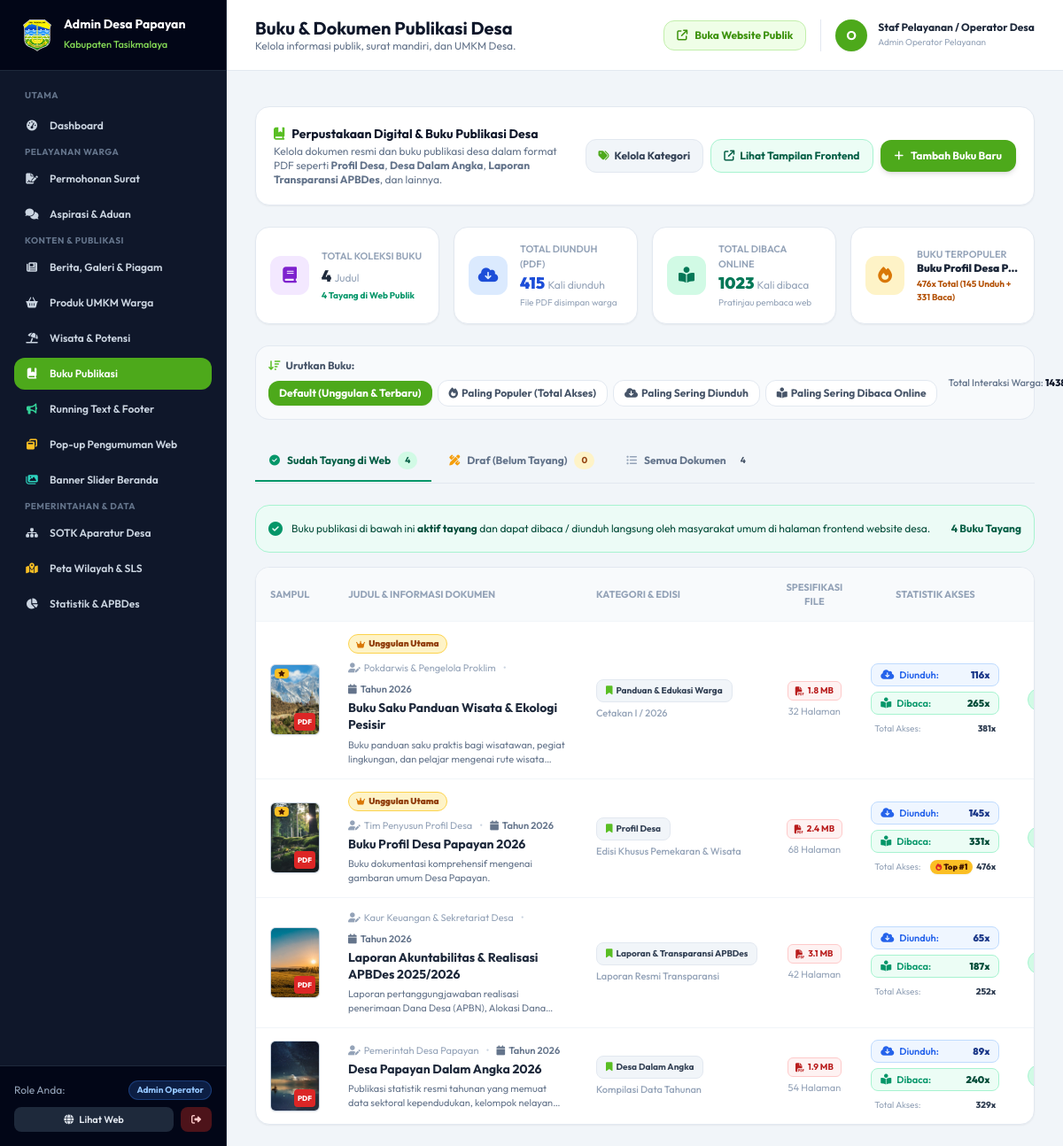
The page /admin/publikasi (signed in) on the database as committed earlier.
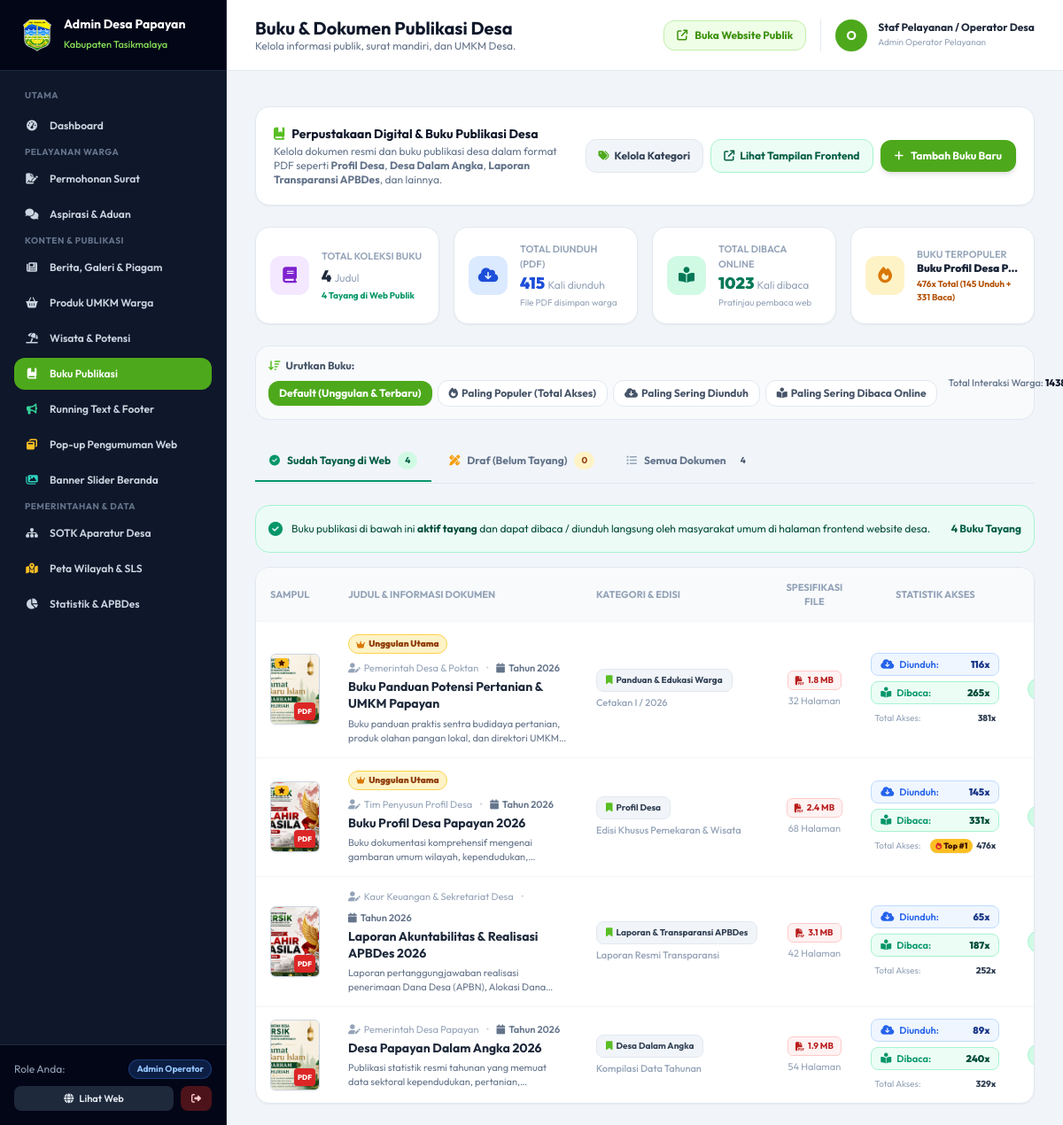
The same page on the database as committed later.
### tables this page shows
CREATE TABLE buku_publikasi (
        id INTEGER PRIMARY KEY AUTOINCREMENT,
        judul TEXT NOT NULL,
        kategori TEXT NOT NULL,
        penulis TEXT DEFAULT 'Pemerintah Desa',
        tahun TEXT DEFAULT '2026',
        edisi TEXT DEFAULT 'Edisi Tahunan',
        jumlah_halaman INTEGER DEFAULT 0,
        ukuran_file TEXT DEFAULT '0 MB',
        sinopsis TEXT,
        cover_buku TEXT,
        file_pdf TEXT NOT NULL,
        jumlah_unduh INTEGER DEFAULT 0,
        status TEXT DEFAULT 'Tayang',
        is_featured INTEGER DEFAULT 0,
        created_at TIMESTAMP DEFAULT CURRENT_TIMESTAMP
    , jumlah_baca INTEGER DEFAULT 0);

### app.py (the view)
@app.route('/admin/publikasi')
@login_required
def admin_publikasi():
    conn = get_db()
    cursor = conn.cursor()
    sort_by = request.args.get('sort', 'default')
    cursor.execute("SELECT * FROM buku_publikasi")
    raw_all = [dict(r) for r in cursor.fetchall()]
    for b in raw_all:
        b['jumlah_unduh'] = b.get('jumlah_unduh') or 0
        b['jumlah_baca'] = b.get('jumlah_baca') or 0
        b['total_akses'] = b['jumlah_unduh'] + b['jumlah_baca']
    if sort_by == 'terpopuler':
        raw_all.sort(key=lambda x: (x['total_akses'], x['id']), reverse=True)
    elif sort_by == 'unduh':
        raw_all.sort(key=lambda x: (x['jumlah_unduh'], x['id']), reverse=True)
    elif sort_by == 'baca':
        raw_all.sort(key=lambda x: (x['jumlah_baca'], x['id']), reverse=True)
    else:
        raw_all.sort(key=lambda x: (x.get('is_featured', 0), x['id']), reverse=True)
    tayang_list = [b for b in raw_all if b.get('status') == 'Tayang']
    draft_list = [b for b in raw_all if b.get('status') == 'Draft']
    semua_list = raw_all
    cursor.execute("SELECT * FROM kategori_publikasi ORDER BY urutan ASC, nama ASC")
    kategori_list = [dict(r) for r in cursor.fetchall()]
    total_unduh = sum(b['jumlah_unduh'] for b in semua_list)
    total_baca = sum(b['jumlah_baca'] for b in semua_list)
    total_interaksi = total_unduh + total_baca
    buku_terpopuler = max(semua_list, key=lambda x: x['total_akses']) if semua_list else None
    conn.close()
    return render_template(
        'admin/publikasi.html',
        tayang_list=tayang_list,
        draft_list=draft_list,
        semua_list=semua_list,
        buku_data=semua_list,
        kategori_list=kategori_list,
        total_unduh=total_unduh,
        total_baca=total_baca,
        total_interaksi=total_interaksi,
        buku_terpopuler=buku_terpopuler,
        sort_by=sort_by
    )

### app.py (called while the page is built)
@app.before_request
def track_visitor_hit():
    if request.method == 'GET' and not (
        request.path.startswith('/static') or
        request.path.startswith('/admin') or
        request.path.startswith('/api')
    ):
        try:
            record_visitor_hit()
        except Exception:
            pass

def login_required(f):
    @wraps(f)
    def decorated_function(*args, **kwargs):
        if 'user_id' not in session:
            flash('Silakan login terlebih dahulu untuk mengakses panel admin.', 'warning')
            return redirect(url_for('admin_login'))
        return f(*args, **kwargs)
    return decorated_function

### database.py (called while the page is built)
def get_db():
    conn = sqlite3.connect(DB_PATH)
    conn.row_factory = sqlite3.Row
    return conn

### security_engine.py (called while the page is built, shortened)
def get_client_ip():
    forwarded = request.headers.get('X-Forwarded-For')
    if forwarded:
        return forwarded.split(',')[0].strip()
    return request.headers.get('X-Real-IP', request.remote_addr or '127.0.0.1')

    def _cleanup(self, now):
        if now - self._last_cleanup < 60:
            return

### templates/admin/publikasi.html (shortened to what the changed rows need)
{% extends "base_admin.html" %}
{% block header_title %}Buku & Dokumen Publikasi Desa{% endblock %}
{% block content %}
{% macro render_table(buku_data, tab_type) %}
<div class="bg-white rounded-2xl border border-slate-200 shadow-sm overflow-hidden">
  <div class="overflow-x-auto">
    <table class="w-full text-xs text-left border-collapse">
      <thead class="text-[11px] uppercase text-slate-400 bg-slate-50 border-b border-slate-100 font-bold">
        <tr>
          <th class="py-3.5 px-4 w-20">Sampul</th>
          <th class="py-3.5 px-4 min-w-[280px]">Judul & Informasi Dokumen</th>
          <th class="py-3.5 px-4">Kategori & Edisi</th>
          <th class="py-3.5 px-4 text-center">Spesifikasi File</th>
          <th class="py-3.5 px-4 text-center min-w-[150px]">Statistik Akses</th>
          <th class="py-3.5 px-4 text-center">Status</th>
        </tr>
      </thead>
      <tbody class="divide-y divide-slate-100">
        {% for b in buku_data %}
        <tr class="hover:bg-slate-50/70 transition">
          <td class="py-3.5 px-4">
            <div class="relative w-14 h-20 rounded-md overflow-hidden bg-slate-100 border border-slate-300 shadow-sm flex-shrink-0 group">
              <img src="{{ url_for('static', filename=b.cover_buku.replace('static/', '')) if b.cover_buku.startswith('static/') else b.cover_buku }}"
                   class="w-full h-full object-cover transition group-hover:scale-105"
                   alt="{{ b.judul }}"
                   onerror="this.src='{{ url_for('static', filename='images/kantor_desa.jpg') }}'" />
              <span class="absolute bottom-1 right-1 bg-red-600 text-white font-extrabold text-[8px] px-1 py-0.5 rounded shadow">PDF</span>
              {% if b.is_featured == 1 %}
              <span class="absolute top-1 left-1 bg-amber-400 text-amber-950 font-black text-[8px] px-1 py-0.5 rounded shadow flex items-center gap-0.5" title="Buku Unggulan Utama">
                <i class="fa-solid fa-star text-[7px]"></i>
              </span>
              {% endif %}
            </div>
          </td>
          <td class="py-3.5 px-4">
            <div class="flex items-center gap-2 mb-1 flex-wrap">
              {% if b.is_featured == 1 %}
              <span class="bg-amber-100 text-amber-800 text-[10px] font-black px-2 py-0.5 rounded-full border border-amber-300 inline-flex items-center gap-1">
                <i class="fa-solid fa-crown text-amber-600 text-[9px]"></i> Unggulan Utama
              </span>
              {% endif %}
              <span class="text-slate-400 text-[11px]"><i class="fa-solid fa-user-pen mr-1"></i>{{ b.penulis }}</span>
              <span class="text-slate-300">•</span>
              <span class="text-slate-500 font-semibold text-[11px]"><i class="fa-solid fa-calendar mr-1"></i>Tahun {{ b.tahun }}</span>
            </div>
            <h4 class="font-bold text-slate-800 text-sm leading-snug hover:text-brand-700 transition">{{ b.judul }}</h4>
            <p class="text-slate-500 text-[11px] mt-1 line-clamp-2">{{ b.sinopsis or 'Tidak ada deskripsi sinopsis.' }}</p>
          </td>
          <td class="py-3.5 px-4 whitespace-nowrap">
            <span class="inline-block bg-slate-100 text-slate-700 font-bold text-[10px] px-2.5 py-1 rounded-lg border border-slate-200">
              <i class="fa-solid fa-bookmark text-brand-600 mr-1"></i>{{ b.kategori }}
            </span>
            <span class="block text-[11px] text-slate-400 mt-1 font-medium">{{ b.edisi or 'Edisi Tahunan' }}</span>
          </td>
          <td class="py-3.5 px-4 text-center whitespace-nowrap">
            <span class="inline-flex items-center gap-1 bg-red-50 text-red-700 font-bold text-[10px] px-2 py-0.5 rounded-md border border-red-200">
              <i class="fa-solid fa-file-pdf"></i> {{ b.ukuran_file or 'PDF' }}
            </span>
            <span class="block text-[11px] text-slate-400 mt-1">{{ b.jumlah_halaman }} Halaman</span>
          </td>
          <td class="py-3 px-4 whitespace-nowrap">
            <div class="flex flex-col gap-1.5 min-w-[145px]">
              <div class="flex items-center justify-between gap-2 bg-blue-50 text-blue-800 px-2.5 py-1 rounded-lg border border-blue-200 text-[11px] font-semibold" title="Total diunduh format PDF">
                <span class="flex items-center gap-1.5 text-blue-600">
                  <i class="fa-solid fa-cloud-arrow-down text-xs"></i> Diunduh:
                </span>
                <strong class="font-black text-blue-900">{{ b.jumlah_unduh or 0 }}x</strong>
              </div>
              <div class="flex items-center justify-between gap-2 bg-emerald-50 text-emerald-800 px-2.5 py-1 rounded-lg border border-emerald-200 text-[11px] font-semibold" title="Total dibaca langsung secara online">
                <span class="flex items-center gap-1.5 text-emerald-600">
                  <i class="fa-solid fa-book-open-reader text-xs"></i> Dibaca:
                </span>
                <strong class="font-black text-emerald-900">{{ b.jumlah_baca or 0 }}x</strong>
              </div>
              <div class="flex items-center justify-between text-[10px] px-1 pt-0.5">
                <span class="text-slate-400">Total Akses:</span>
                <span class="font-extrabold text-slate-700 flex items-center gap-1">
                  {% if buku_terpopuler and b.id == buku_terpopuler.id and (b.jumlah_unduh + b.jumlah_baca) > 0 %}
                  <span class="bg-amber-400 text-amber-950 font-black text-[9px] px-1.5 py-0.2 rounded-full shadow-sm flex items-center gap-0.5" title="Buku Paling Populer">
                    <i class="fa-solid fa-fire text-[8px] text-red-600"></i> Top #1
                  </span>
                  {% endif %}
                  {{ (b.jumlah_unduh or 0) + (b.jumlah_baca or 0) }}x
                </span>
              </div>
            </div>
          </td>
          <td class="py-3.5 px-4 text-center whitespace-nowrap">
            {% if b.status == 'Tayang' %}
            <span class="inline-flex items-center gap-1 bg-emerald-100 text-emerald-800 font-bold text-[10px] px-2.5 py-1 rounded-full border border-emerald-200">
            </span>
            {% else %}
            <span class="inline-flex items-center gap-1 bg-amber-100 text-amber-800 font-bold text-[10px] px-2.5 py-1 rounded-full border border-amber-200">
              <i class="fa-solid fa-pen-ruler"></i> Masih Draf
            </span>
            {% endif %}
          </td>
        </tr>
        {% endfor %}
      </tbody>
    </table>
  </div>
</div>
{% endmacro %}
<div class="space-y-6">
  <div class="grid grid-cols-2 lg:grid-cols-4 gap-4">
    <div class="bg-white p-4 rounded-2xl border border-slate-200 shadow-sm flex items-center gap-3.5">
      <div class="min-w-0 flex-1">
        <p class="text-[11px] text-slate-400 font-semibold uppercase">Buku Terpopuler</p>
        <h4 class="text-xs font-black text-slate-800 truncate" title="{{ buku_terpopuler.judul if buku_terpopuler else '-' }}">
          {{ buku_terpopuler.judul if buku_terpopuler else '-' }}
        </h4>
        <span class="text-[10px] text-amber-700 font-bold block mt-0.5">
          {{ buku_terpopuler.total_akses if buku_terpopuler else 0 }}x Total ({{ buku_terpopuler.jumlah_unduh or 0 }} Unduh + {{ buku_terpopuler.jumlah_baca or 0 }} Baca)
        </span>
      </div>
    </div>
  </div>
  <div id="tab-pub-content-tayang" class="space-y-4">
    {{ render_table(tayang_list, 'tayang') }}
  </div>
</div>
{% endblock %}

Rows that differ between the two databases and show on the page:
changed buku_publikasi "Tim Penyusun Profil Desa": cover_buku: a different picture; sinopsis "Buku dokumentasi komprehensif mengenai gambaran umum Desa Papayan." → "Buku dokumentasi komprehensif mengenai gambaran umum wilayah,…"
changed buku_publikasi "Panduan & Edukasi Warga": cover_buku: a different picture; penulis "Pokdarwis & Pengelola Proklim" → "Pemerintah Desa & Poktan"; judul "Buku Saku Panduan Wisata & Ekologi Pesisir" → "Buku Panduan Potensi Pertanian & UMKM Papayan"; sinopsis "Buku panduan saku praktis bagi wisatawan, pegiat lingkungan, dan pelajar mengenai rute…" → "Buku panduan praktis sentra budidaya pertanian, produk olahan pangan lokal, dan direktori…"
changed buku_publikasi "Kaur Keuangan & Sekretariat Desa": cover_buku: a different picture; judul "Laporan Akuntabilitas & Realisasi APBDes 2025/2026" → "Laporan Akuntabilitas & Realisasi APBDes 2026"
changed buku_publikasi "Pemerintah Desa Papayan": cover_buku: a different picture; sinopsis "Publikasi statistik resmi tahunan yang memuat data sektoral kependudukan, kelompok…" → "Publikasi statistik resmi tahunan yang memuat data sektoral kependudukan,…"
